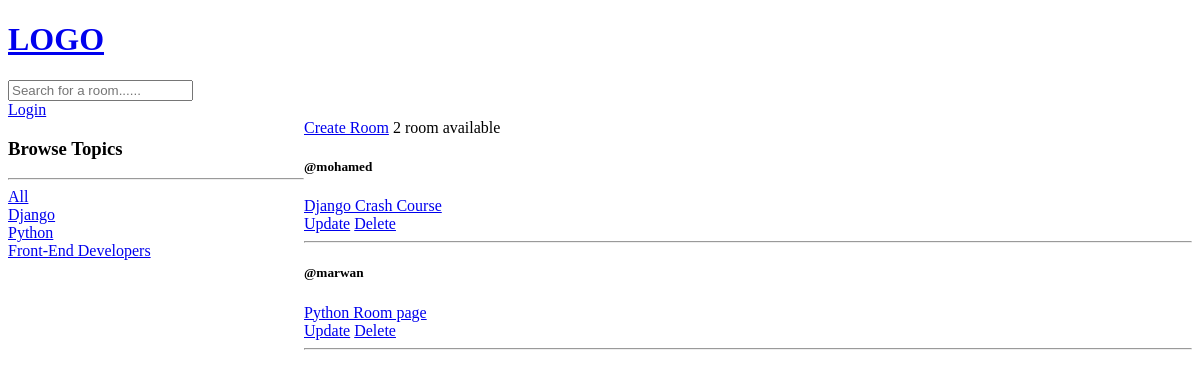
The app's page /, older data.
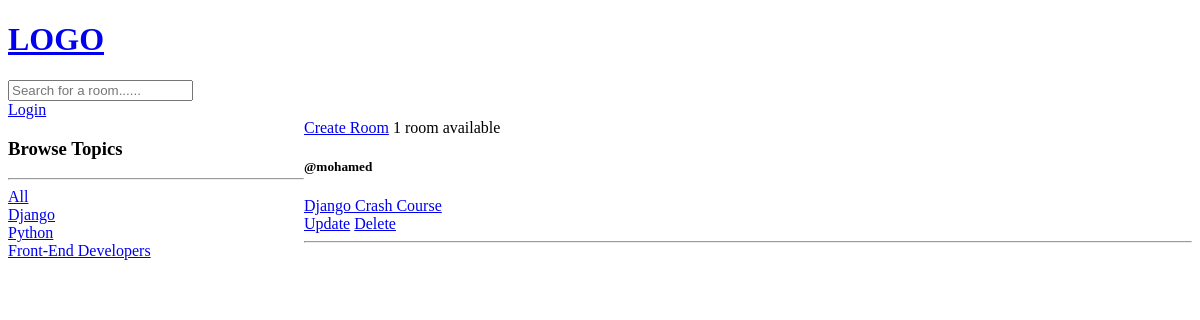
The same page, newer data.
### base/models.py (models this page shows, shortened)
class Topic(models.Model):
    name = models.CharField(max_length=200)

class Room(models.Model):
    host = models.ForeignKey(User, on_delete=models.SET_NULL, null=True)
    topic = models.ForeignKey(Topic, on_delete=models.SET_NULL, null=True)
    name = models.CharField(max_length=100)
    descritpion = models.TextField(null=True, blank=True)
    updated = models.DateTimeField(auto_now=True)
    created = models.DateTimeField(auto_now_add=True)
    class Meta:
        ordering = ['-updated', '-created']

### base/views.py (the view)
# urls.py: path('', views.home, name='home'),
def home(request):
    q = request.GET.get('q') if request.GET.get('q') != None else ''
    rooms = Room.objects.filter(
        Q(topic__name__icontains=q) |
        Q(name__icontains=q) |
        Q(descritpion__icontains=q)
    )
    topics = Topic.objects.all()
    room_count = rooms.count()
    context = {'rooms': rooms, 'topics': topics, 'room_count': room_count}
    return render(request, 'base/home.html', context)

### base/templates/base/home.html (shortened to what this page needs)
{% extends 'main.html' %} {% block content %}
<div class="home-container">
  <div>
    <h3>Browse Topics</h3>
    <hr />
    <div>
      <a href="{% url 'home' %}">All</a>
    </div>
    {% for topic in topics %}
    <div>
      <a href="{% url 'home' %}?q={{topic.name}}">{{topic.name}}</a>
    </div>
    {% endfor %}
  </div>
  <div>
    <a href="{% url 'create-room' %}">Create Room</a>
    <span>{{room_count}} room available</span>
    {% for room in rooms %}
    <div>
      <h5>@{{room.host.username}}</h5>
      <a href="{% url 'room' room.id %}">{{room.name}}</a>
    </div>
    <a href="{% url 'update-room' room.id %}">Update</a>
    <a href="{% url 'delete-room' room.id %}">Delete</a>
    <hr />
    {% endfor %}
  </div>
</div>
{% endblock %}

Row changes from the older to the newer data that the page shows:
removed Room: host.username "marwan", name "Python Room page"
Text that changed along with them:
{{ room_count }}: "2" → "1"
